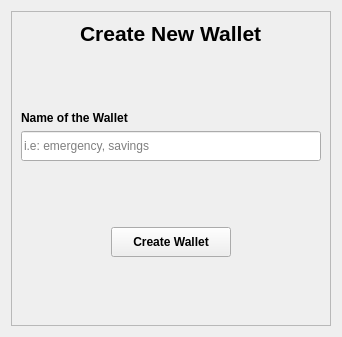
<?xml version="1.0" encoding="UTF-8"?>
<ui version="4.0">
 <class>Form</class>
 <widget class="QWidget" name="Form">
  <property name="geometry">
   <rect>
    <x>0</x>
    <y>0</y>
    <width>338</width>
    <height>337</height>
   </rect>
  </property>
  <property name="windowTitle">
   <string>Form</string>
  </property>
  <layout class="QGridLayout" name="gridLayout">
   <item row="0" column="0">
    <widget class="QFrame" name="frame">
     <property name="frameShape">
      <enum>QFrame::StyledPanel</enum>
     </property>
     <property name="frameShadow">
      <enum>QFrame::Raised</enum>
     </property>
     <layout class="QVBoxLayout" name="verticalLayout">
      <item alignment="Qt::AlignHCenter">
       <widget class="QLabel" name="label">
        <property name="text">
         <string>&lt;html&gt;&lt;head/&gt;&lt;body&gt;&lt;p&gt;&lt;span style=&quot; font-size:16pt; font-weight:600;&quot;&gt;Create New Wallet&lt;/span&gt;&lt;/p&gt;&lt;/body&gt;&lt;/html&gt;</string>
        </property>
       </widget>
      </item>
      <item>
       <spacer name="verticalSpacer">
        <property name="orientation">
         <enum>Qt::Vertical</enum>
        </property>
        <property name="sizeHint" stdset="0">
         <size>
          <width>20</width>
          <height>40</height>
         </size>
        </property>
       </spacer>
      </item>
      <item>
       <widget class="QLabel" name="addr_lbl">
        <property name="font">
         <font>
          <weight>75</weight>
          <bold>true</bold>
         </font>
        </property>
        <property name="text">
         <string>Name of the Wallet</string>
        </property>
       </widget>
      </item>
      <item>
       <widget class="QLineEdit" name="wallet_ledit">
        <property name="minimumSize">
         <size>
          <width>300</width>
          <height>30</height>
         </size>
        </property>
        <property name="placeholderText">
         <string>i.e: emergency, savings</string>
        </property>
       </widget>
      </item>
      <item>
       <spacer name="verticalSpacer_2">
        <property name="orientation">
         <enum>Qt::Vertical</enum>
        </property>
        <property name="sizeHint" stdset="0">
         <size>
          <width>20</width>
          <height>40</height>
         </size>
        </property>
       </spacer>
      </item>
      <item alignment="Qt::AlignHCenter">
       <widget class="QPushButton" name="get_btn">
        <property name="minimumSize">
         <size>
          <width>120</width>
          <height>30</height>
         </size>
        </property>
        <property name="font">
         <font>
          <weight>75</weight>
          <bold>true</bold>
         </font>
        </property>
        <property name="text">
         <string>Create Wallet</string>
        </property>
       </widget>
      </item>
      <item>
       <spacer name="verticalSpacer_3">
        <property name="orientation">
         <enum>Qt::Vertical</enum>
        </property>
        <property name="sizeHint" stdset="0">
         <size>
          <width>20</width>
          <height>40</height>
         </size>
        </property>
       </spacer>
      </item>
     </layout>
    </widget>
   </item>
  </layout>
 </widget>
 <resources/>
 <connections/>
</ui>
